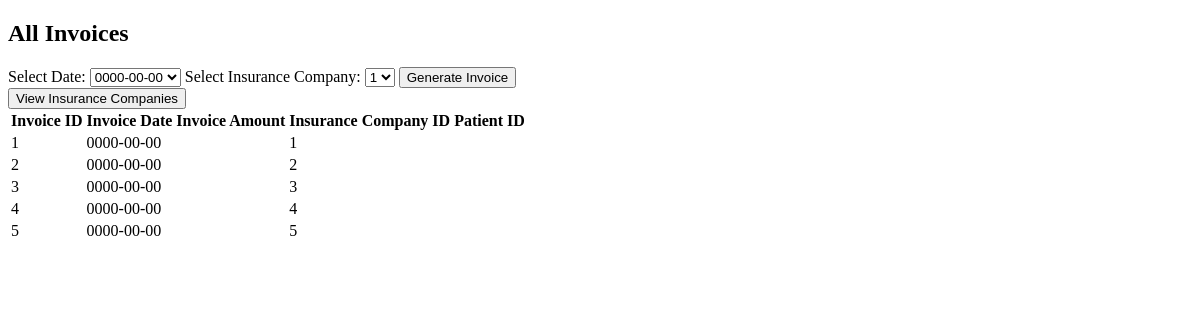
Before: /modules/pm/invoice/Invoice.php with the older database file.
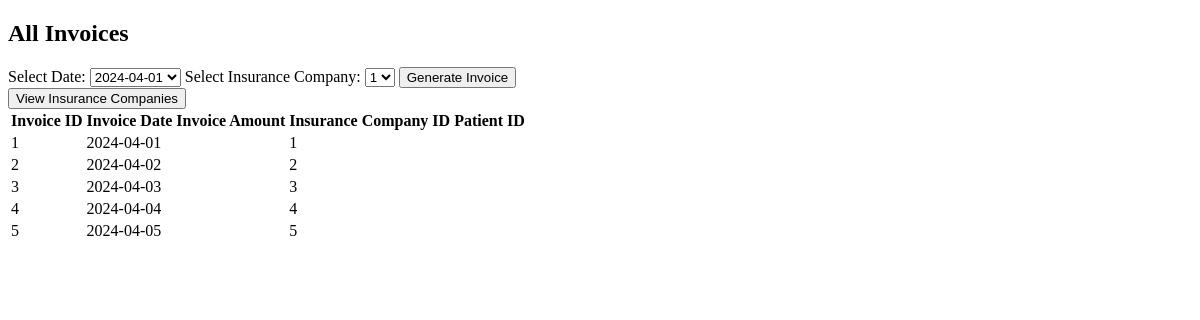
After: the same page with the newer database file.
### tables this page shows
CREATE TABLE `Invoice` (
  `Inv_id` int(10) NOT NULL AUTO_INCREMENT,
  `Inv_date` DATE NOT NULL,
  `Ins_id` int(10) DEFAULT NULL,
  PRIMARY KEY (`Inv_id`),
  CONSTRAINT invoice_fk_insurance FOREIGN KEY (`Ins_id`) REFERENCES `Insurance Company` (`Ins_id`)
);

### modules/pm/invoice/Invoice.php (the view, shortened to what this page needs)
<?php
include("config.php");
$sql_insurance = "SELECT DISTINCT Ins_id FROM Invoice";
$result_insurance = mysqli_query($con, $sql_insurance);
$sql_dates = "SELECT DISTINCT Inv_Date FROM Invoice";
$result_dates = mysqli_query($con, $sql_dates);
$sql_all_invoices = "SELECT i.Inv_id, i.Inv_Date, a.Cost AS Inv_Amt, i.Ins_id, a.Pid
        FROM Invoice i
        LEFT JOIN Appointment a ON i.Inv_id = a.Inv_id
        ORDER BY a.Date_Time DESC";
$result_all_invoices = mysqli_query($con, $sql_all_invoices);
?>
<!DOCTYPE html>
<html lang="en">
<head>
</head>
<body>
<h2>All Invoices</h2>
<form method="GET" action="generate_invoice.php">
    <label for="date">Select Date:</label>
    <select name="date" id="date">
        <?php
        while ($row = mysqli_fetch_assoc($result_dates)) {
            echo "<option value='" . $row['Inv_Date'] . "'>" . $row['Inv_Date'] . "</option>";
        }
        ?>
    </select>
    <label for="insurance">Select Insurance Company:</label>
    <select name="insurance" id="insurance">
        <?php
        while ($row = mysqli_fetch_assoc($result_insurance)) {
            echo "<option value='" . $row['Ins_id'] . "'>" . $row['Ins_id'] . "</option>";
        }
        ?>
    </select>
    <button type="submit">Generate Invoice</button>
</form>
<button onclick="location.href='../../../modules/efm/insurance-companies/insurance_companies.php'" class="navigation-link">View Insurance Companies</button>
<table>
    <thead>
        <tr>
            <th>Invoice ID</th>
            <th>Invoice Date</th>
            <th>Invoice Amount</th>
            <th>Insurance Company ID</th>
            <th>Patient ID</th>
        </tr>
    </thead>
    <tbody>
        <?php
        if (mysqli_num_rows($result_all_invoices) > 0) {
            while ($row = mysqli_fetch_assoc($result_all_invoices)) {
                ?>
                <tr>
                    <td><?php echo $row['Inv_id']; ?></td>
                    <td><?php echo $row['Inv_Date']; ?></td>
                    <td><?php echo $row['Inv_Amt']; ?></td>
                    <td><?php echo $row['Ins_id']; ?></td>
                    <td><a href="patients.php" class="navigation-link"><?php echo $row['Pid']; ?></a></td>
                </tr>
                <?php
            }
        } else {
            echo "<tr><td colspan='5'>No invoices found</td></tr>";
        }
        ?>
    </tbody>
</table>
</body>
</html>

Changed rows visible on the page:
changed invoice id 1: Inv_date "0000-00-00" → "2024-04-01"
changed invoice id 2: Inv_date "0000-00-00" → "2024-04-02"
changed invoice id 3: Inv_date "0000-00-00" → "2024-04-03"
changed invoice id 4: Inv_date "0000-00-00" → "2024-04-04"
changed invoice id 5: Inv_date "0000-00-00" → "2024-04-05"
Other visible differences:
form field date: "0000-00-00" → "2024-04-01"
